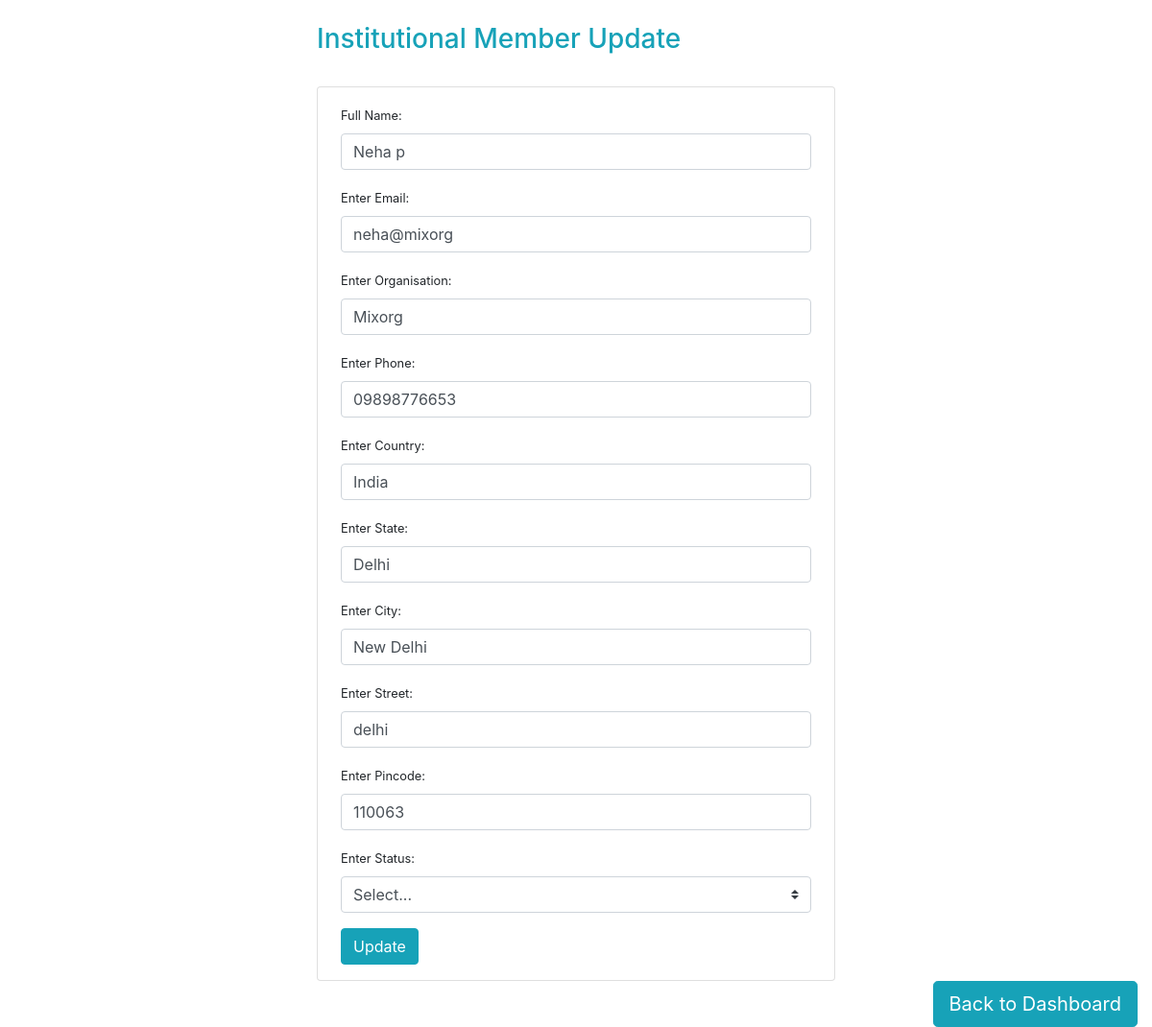
The app's page /institunalmembers_update.php?upd=18 with its own data.
### tables this page shows
CREATE TABLE `institutional_member` (
  `id` int(11) NOT NULL,
  `u_id` varchar(30) NOT NULL,
  `member_name` varchar(255) NOT NULL,
  `organisation_name` varchar(255) NOT NULL,
  `email` varchar(255) NOT NULL,
  `phone` varchar(255) NOT NULL,
  `country` varchar(255) NOT NULL,
  `state` varchar(255) NOT NULL,
  `city` varchar(255) NOT NULL,
  `street` varchar(255) NOT NULL,
  `pincode` varchar(255) NOT NULL,
  `join_date` date NOT NULL,
  `expiry_date` date NOT NULL,
  `payment_mode` varchar(255) NOT NULL,
  `reference` varchar(255) NOT NULL,
  `issue_date` date NOT NULL,
  `upload` varchar(255) NOT NULL,
  `satus` varchar(100) NOT NULL COMMENT 'Approve=Approve | Pending=Pending    '
);

### institunalmembers_update.php (the view, shortened to what this page needs)
<?php include "../admin/connection.php";?>
<?php
    if(isset($_GET['upd'])){
        $id = $_GET['upd'];
        $query =  "SELECT * FROM institutional_member WHERE id = $id";
        $fire = mysqli_query($conn,$query);
        $user = mysqli_fetch_assoc($fire);
    }
?>
<!DOCTYPE html>
<html lang="en">
<head>
    <link rel="stylesheet" href="https://stackpath.bootstrapcdn.com/bootstrap/4.4.1/css/bootstrap.min.css">
    <link href="https://cdn.datatables.net/1.10.20/css/dataTables.bootstrap4.min.css" rel="stylesheet" />
</head>
<body>
    <div class="container">
        <div class="row">
            <div class="col-md-3"> </div>
            <div class="col-md-6">
               <h3 class="text-info pt-4">Institutional Member Update</h3></br>
                <div class="card px-4 py-3">
                <form action="<?php $_SERVER['PHP_SELF'] ?>" method="POST">
                    <div class="form-group">
                    <label for="exampleInputName"><small>Full Name:</small></label>
                    <input type="text" class="form-control" name="member_name" value="<?php echo $user['member_name']; ?>">
                    </div>
                    <div class="form-group">
                    <label for="exampleInputEmail"><small>Enter Email:</small></label>
                    <input type="email" class="form-control" name="email" value="<?php echo $user['email']; ?>">
                    </div>
                    <div class="form-group">
                    <label for="exampleInputOrganisation"><small>Enter Organisation:</small></label>
                    <input type="text" class="form-control" name="organisation_name" placeholder="Organisation" value="<?php echo $user['organisation_name'] ?>">
                    </div>
                    <div class="form-group">
                    <label for="exampleInputPhone"><small>Enter Phone:</small></label>
                    <input type="text" class="form-control" name="phone" placeholder="Phone" value="<?php echo $user['phone'] ?>">
                    </div>
                    <div class="form-group">
                    <label for="exampleInputCountry"><small>Enter Country:</small></label>
                    <input type="text" class="form-control" name="country" placeholder="Country" value="<?php echo $user['country'] ?>">
                    </div>
                    <div class="form-group">
                    <label for="exampleInputState"><small>Enter State:</small></label>
                    <input type="text" class="form-control" name="state" placeholder="State" value="<?php echo $user['state'] ?>">
                    </div>
                    <div class="form-group">
                    <label for="exampleInputCity"><small>Enter City:</small></label>
                    <input type="text" class="form-control" name="city" placeholder="City" value="<?php echo $user['city'] ?>">
                    </div>
                    <div class="form-group">
                    <label for="exampleInputStreet"><small>Enter Street:</small></label>
                    <input type="text" class="form-control" name="street" placeholder="Street" value="<?php echo $user['street'] ?>">
                    </div>
                    <div class="form-group">
                    <label for="exampleInputPincode"><small>Enter Pincode:</small></label>
                    <input type="text" class="form-control" name="pincode" placeholder="Pincode" value="<?php echo $user['pincode'] ?>">
                    </div>
                    <div class="form-group">
                    <label for="exampleInputPincode"><small>Enter Status:</small></label>
                        <select class="custom-select" name="satus" id="inputGroupSelect01" value="<?php echo $user['satus'] ?>">
                        <option selected>Select...</option>
                     </select>
                    </div>
                    <input type="submit" class="btn btn-info" value="Update" name="update">
                </form>
                </div>
           </div>
           <div class="col-md-3"> </div>
        </div>
    </div>
    <div class="container-fluid">
     <div class="row">
        <div class="col-md-9"></div>
        <div class="col-md-3">
         <a class="btn btn-info btn-lg " style="float:right;" href="dashboard.php">Back to Dashboard</a>
        </div>
     </div>
 </div>
</body>
</html>

### records on screen
institutional_member: member_name "Neha p", email "neha@mixorg", organisation_name "Mixorg", phone "09898776653", country "India", state "Delhi", city "New Delhi", street "delhi", pincode "110063", satus "Select..."
